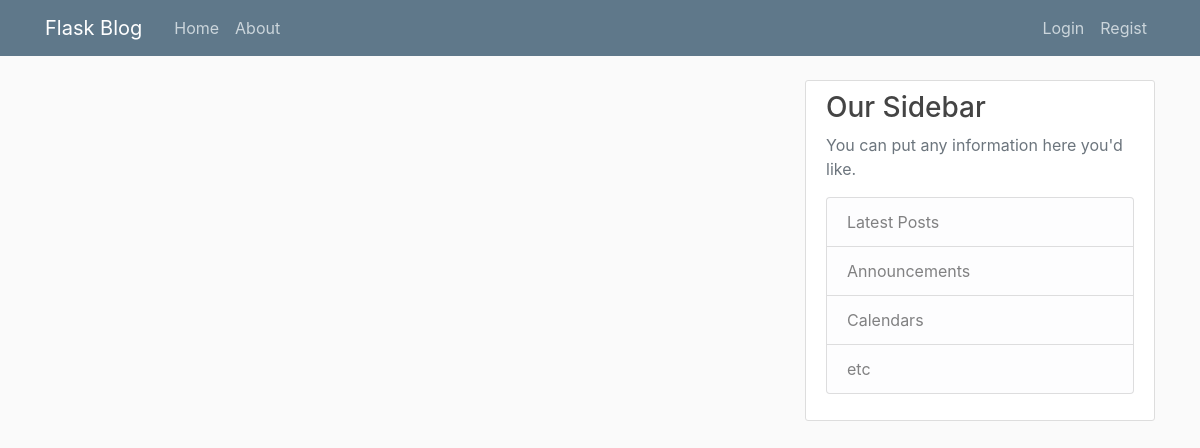
Before: / with the older database file.
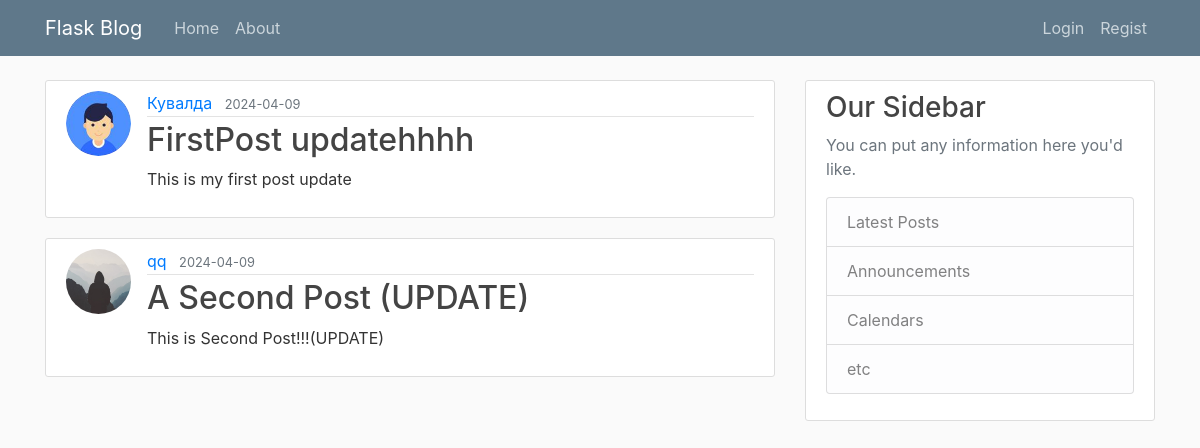
After: the same page with the newer database file.
### flaskblog/models.py (models this page shows, shortened)
class Post(db.Model):
    id = db.Column(db.Integer, primary_key=True)
    title = db.Column(db.String(80), nullable=False)
    date_posted = db.Column(db.DateTime, nullable=False, default= datetime.now(timezone.utc))
    content = db.Column(db.Text, nullable=False)
    user_id = db.Column(db.Integer, db.ForeignKey('user.id'), nullable=False)

class User(db.Model, UserMixin):
    id = db.Column(db.Integer, primary_key=True)
    username = db.Column(db.String(20), unique=True, nullable=False)
    email = db.Column(db.String(120), unique=True, nullable=False)
    image_file = db.Column(db.String(20), nullable=False, default='default.jpg')
    password = db.Column(db.String(60), nullable=False)
    posts = db.relationship('Post', backref='author', lazy=True)

### flaskblog/routs.py (the view)
@app.route("/")
def index():
    posts = Post.query.all()
    return render_template("home.html", posts = posts)

### flaskblog/templates/home.html (shortened to what this page needs)
{%extends "base.html" %}
{% block body %}
    {% for post in posts %}
        <article class="media content-section">
          <img class = "rounded-circle article-img" src="{{ url_for('static', filename = 'profile_pics/' + post.author.image_file) }}">
          <div class="media-body">
            <div class="article-metadata">
              <a class="mr-2" href="#">{{ post.author.username }}</a>
              <small class="text-muted">{{ post.date_posted.strftime('%Y-%m-%d') }}</small>
            </div>
            <h2><a class="article-title" href="{{ url_for('post', post_id = post.id) }}">{{ post.title }}</a></h2>
            <p class="article-content">{{ post.content }}</p>
          </div>
        </article>
    {% endfor %}
{% endblock %}

### flaskblog/templates/base.html (shortened to what this page needs)
<!DOCTYPE html>
<html>
<head>
    <link rel="stylesheet" href="https://maxcdn.bootstrapcdn.com/bootstrap/4.0.0/css/bootstrap.min.css">
    <link rel="stylesheet" type="text/css" href="{{ url_for('static', filename='main.css') }}">
</head>
<body>
    <header class="site-header">
      <nav class="navbar navbar-expand-md navbar-dark bg-steel fixed-top">
        <div class="container">
          <a class="navbar-brand mr-4" href="/flaskblog/static">Flask Blog</a>
          <div class="collapse navbar-collapse" id="navbarToggle">
            <div class="navbar-nav mr-auto">
              <a class="nav-item nav-link" href="{{ url_for('index') }}">Home</a>
              <a class="nav-item nav-link" href="{{ url_for('about') }}">About</a>
            </div>
            <div class="navbar-nav">
              {% if current_user.is_authenticated %}
              <a class="nav-item nav-link" href="{{ url_for('new_post') }}">New Post</a>
              <a class="nav-item nav-link" href="{{ url_for('account') }}">Account</a>
                <a class="nav-item nav-link" href="{{ url_for('logout') }}">Logout</a>
              {% else %}
              <a class="nav-item nav-link" href="{{ url_for('login') }}">Login</a>
              <a class="nav-item nav-link" href="{{ url_for('register') }}">Regist</a>
              {%endif%}
            </div>
          </div>
        </div>
      </nav>
    </header>
    <main role="main" class="container">
      <div class="row">
        <div class="col-md-8">
          {%block body%}{% endblock %}
        </div>
        <div class="col-md-4">
          <div class="content-section">
            <h3>Our Sidebar</h3>
            <p class='text-muted'>You can put any information here you'd like.
              <ul class="list-group">
                <li class="list-group-item list-group-item-light">Latest Posts</li>
                <li class="list-group-item list-group-item-light">Announcements</li>
                <li class="list-group-item list-group-item-light">Calendars</li>
                <li class="list-group-item list-group-item-light">etc</li>
              </ul>
            </p>
          </div>
        </div>
      </div>
    </main>
</body>
</html>

### flaskblog/static/main.css (style rules this page uses)
body { background: #fafafa; color: #333333; margin-top: 5rem; }
h1, h2, h3, h4, h5, h6 { color: #444444; }
.bg-steel { background-color: #5f788a; }
.site-header .navbar-nav .nav-link { color: #cbd5db; }
.content-section { background: #ffffff; padding: 10px 20px; border: 1px solid #dddddd; border-radius: 3px; margin-bottom: 20px; }
.article-title { color: #444444; }
.article-content { white-space: pre-line; }
.article-img { height: 65px; width: 65px; margin-right: 16px; }
.article-metadata { padding-bottom: 1px; margin-bottom: 4px; border-bottom: 1px solid #e3e3e3 }

Changed rows visible on the page:
added Post: image_file (picture), author.username "Кувалда", date_posted "2024-04-09", title "FirstPost updatehhhh", content "This is my first post update"
added Post: image_file (placeholder picture), author.username "qq", date_posted "2024-04-09", title "A Second Post (UPDATE)", content "This is Second Post!!!(UPDATE)"
